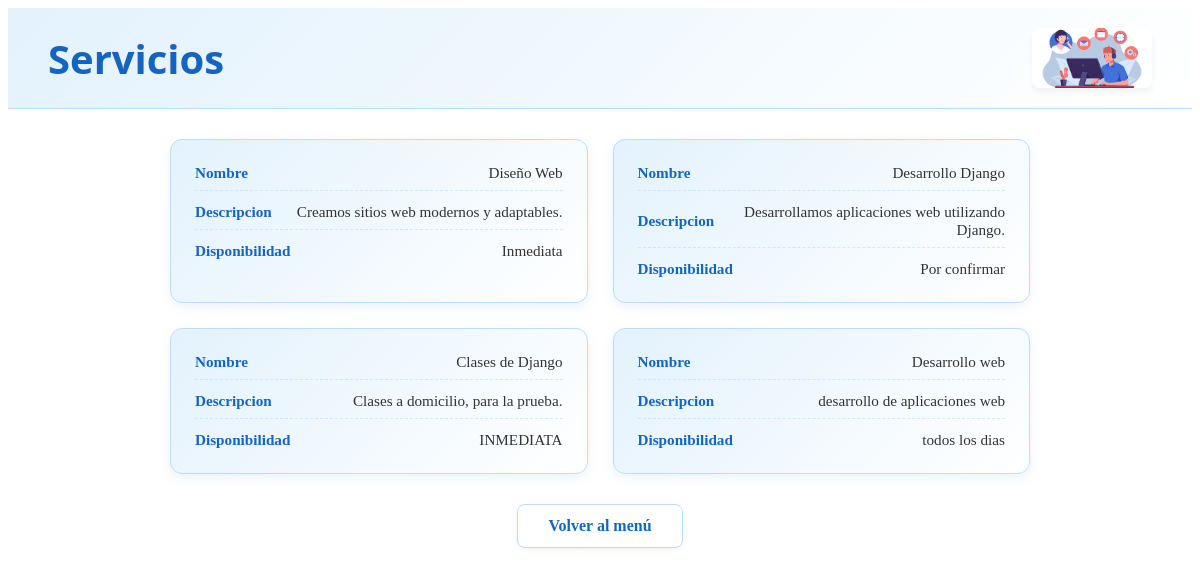
The page /servicios/ on the database as committed earlier.
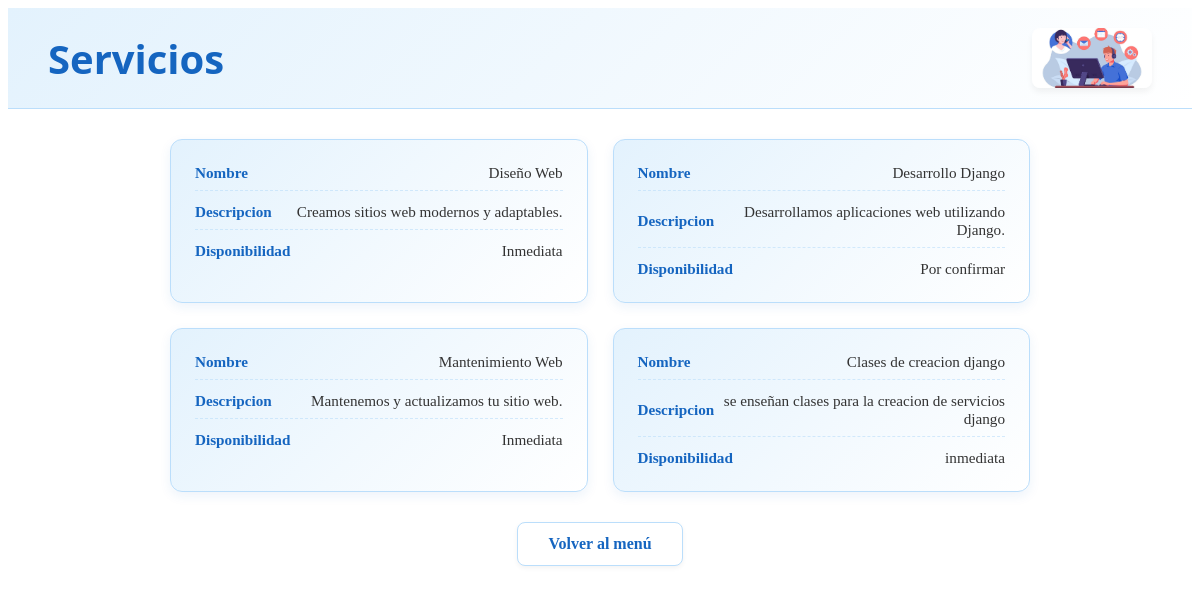
The same page on the database as committed later.
### serviciosApp/models.py (models this page shows, shortened)
class Servicio(models.Model):
    nombre = models.CharField(max_length=100)
    descripcion = models.TextField()
    disponibilidad = models.CharField(max_length=50)

### serviciosApp/views.py (the view)
# urls.py: path('servicios/', include('serviciosApp.urls')),
def servicios(request):
    servicios = Servicio.objects.values('nombre', 'descripcion', 'disponibilidad')  # Cargar los servicios desde la base de datos
    return render(request, 'servicioApp/servicios.html', {'servicios': servicios})

### templates/servicioApp/servicios.html (shortened to what this page needs)
<!DOCTYPE html>
{% load static %}
<html lang="en">
<head>
    <link rel="stylesheet" href='{% static "css/servicios.css" %}'>
</head>
<body>
    <header class="header">
        <h1>Servicios</h1>
        <img src='{% static "images/static/images.jpg" %}' class="header-img" alt="Logo" />
    </header>
        <div class="servicios-container">
            {% for servicio in servicios %}
                <div class="servicio-card">
                    <ul class="servicio-detalles">
                        {% for clave, valor in servicio.items %}
                            <li>
                                <span class="detalle-clave">{{ clave }}</span>
                                <span class="detalle-valor">{{ valor }}</span>
                            </li>
                        {% endfor %}
                    </ul>
                </div>
            {% endfor %}
        </div>
<a href="/" class="btn-volver">Volver al menú</a>
</body>
</html>

### static/CSS/servicios.css (style rules this page uses)
.header { display: flex; align-items: center; justify-content: space-between; width: 100%; padding: 20px 40px; box-sizing: border-box; background: linear-gradient(135deg, #e3f2fd 0%, #ffffff 100%); border-bottom: 1px solid #bbdefb; }
.header h1 { font-family: 'Poppins', 'Segoe UI', Tahoma, Geneva, Verdana, sans-serif; font-size: 2.5rem; font-weight: 700; color: #1565c0; margin: 0; }
.header-img { width: 120px; height: 60px; object-fit: cover; border-radius: 8px; box-shadow: 0 4px 6px rgba(0, 0, 0, 0.05); transition: transform 0.3s ease, box-shadow 0.3s ease; }
.servicios-container { display: grid; grid-template-columns: repeat(2, 1fr); gap: 25px; width: 100%; max-width: 900px; margin: 30px auto; padding: 0 20px; box-sizing: border-box; }
.servicio-card { background: linear-gradient(135deg, #e3f2fd 0%, #ffffff 100%); border: 1px solid #bbdefb; border-radius: 12px; padding: 24px; box-shadow: 0 4px 12px rgba(21, 101, 192, 0.08); transition: transform 0.3s ease, box-shadow 0.3s ease; }
.servicio-detalles { list-style: none; padding: 0; margin: 0; display: flex; flex-direction: column; gap: 12px; }
.servicio-detalles li { display: flex; justify-content: space-between; align-items: center; border-bottom: 1px dashed rgba(187, 222, 251, 0.6); padding-bottom: 8px; }
.servicio-detalles li:last-child { border-bottom: none; padding-bottom: 0; }
.detalle-clave { font-weight: 600; color: #1565c0; font-size: 0.95rem; text-transform: capitalize; }
.detalle-valor { color: #333333; font-size: 0.95rem; text-align: right; }
.btn-volver { display: block; width: fit-content; margin: 30px auto; text-align: center; background-color: #ffffff; color: #1565c0; text-decoration: none; padding: 12px 30px; border-radius: 8px; font-weight: 600; box-shadow: 0 2px 5px rgba(0, 0, 0, 0.05); transition: all 0.3s ease; border: 1px solid #bbdefb; }

Rows that differ between the two databases and show on the page:
removed Servicio: clave "Nombre", nombre "Clases de Django", clave "Descripcion", descripcion "Clases a domicilio, para la prueba."
removed Servicio: clave "Nombre", nombre "Desarrollo web", clave "Descripcion", descripcion "desarrollo de aplicaciones web", clave "Disponibilidad", disponibilidad "todos los dias"
added Servicio: clave "Nombre", nombre "Mantenimiento Web", clave "Descripcion", descripcion "Mantenemos y actualizamos tu sitio web."
added Servicio: clave "Nombre", nombre "Clases de creacion django", clave "Descripcion", descripcion "se enseñan clases para la creacion de servicios django"
Other text that changed with them:
{{ valor }}: "INMEDIATA" → "Inmediata"
new list line: "Disponibilidad inmediata"
